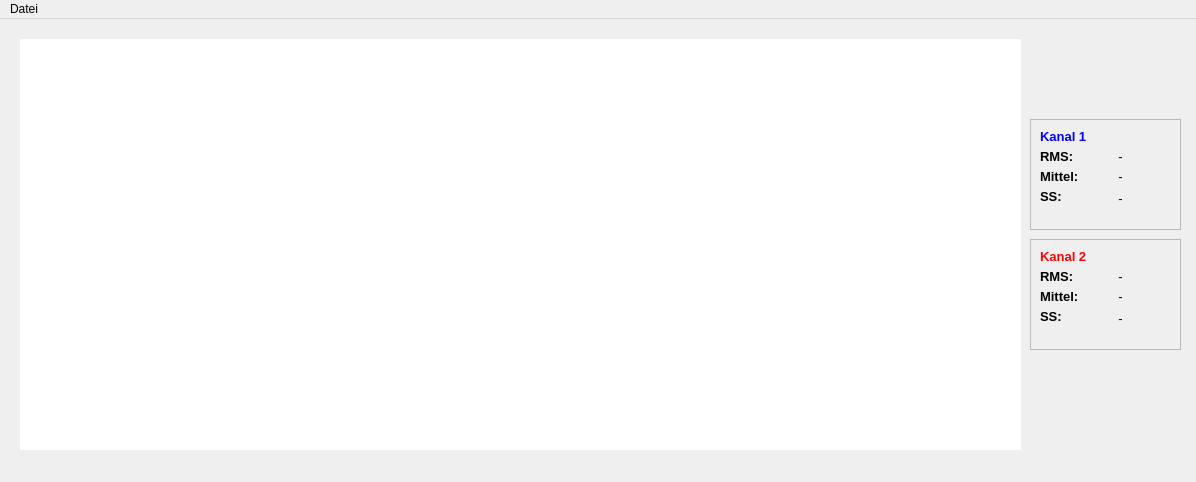
<?xml version="1.0" encoding="UTF-8"?>
<ui version="4.0">
 <class>MainWindow</class>
 <widget class="QMainWindow" name="MainWindow">
  <property name="geometry">
   <rect>
    <x>0</x>
    <y>0</y>
    <width>1196</width>
    <height>482</height>
   </rect>
  </property>
  <property name="minimumSize">
   <size>
    <width>1196</width>
    <height>482</height>
   </size>
  </property>
  <property name="maximumSize">
   <size>
    <width>1196</width>
    <height>482</height>
   </size>
  </property>
  <property name="windowTitle">
   <string>Signalanalyse</string>
  </property>
  <widget class="QWidget" name="centralWidget">
   <widget class="QFrame" name="frame">
    <property name="geometry">
     <rect>
      <x>1030</x>
      <y>100</y>
      <width>151</width>
      <height>111</height>
     </rect>
    </property>
    <property name="frameShape">
     <enum>QFrame::StyledPanel</enum>
    </property>
    <property name="frameShadow">
     <enum>QFrame::Raised</enum>
    </property>
    <widget class="QLabel" name="label">
     <property name="geometry">
      <rect>
       <x>10</x>
       <y>30</y>
       <width>41</width>
       <height>16</height>
      </rect>
     </property>
     <property name="text">
      <string>&lt;html&gt;&lt;head/&gt;&lt;body&gt;&lt;p&gt;&lt;span style=&quot; font-size:10pt; font-weight:600;&quot;&gt;RMS:&lt;/span&gt;&lt;/p&gt;&lt;/body&gt;&lt;/html&gt;</string>
     </property>
    </widget>
    <widget class="QLabel" name="label_rms">
     <property name="geometry">
      <rect>
       <x>60</x>
       <y>30</y>
       <width>61</width>
       <height>16</height>
      </rect>
     </property>
     <property name="text">
      <string>&lt;html&gt;&lt;head/&gt;&lt;body&gt;&lt;p align=&quot;center&quot;&gt;&lt;span style=&quot; font-size:10pt;&quot;&gt;-&lt;/span&gt;&lt;/p&gt;&lt;/body&gt;&lt;/html&gt;</string>
     </property>
    </widget>
    <widget class="QLabel" name="label_9">
     <property name="geometry">
      <rect>
       <x>10</x>
       <y>50</y>
       <width>41</width>
       <height>16</height>
      </rect>
     </property>
     <property name="text">
      <string>&lt;html&gt;&lt;head/&gt;&lt;body&gt;&lt;p&gt;&lt;span style=&quot; font-size:10pt; font-weight:600;&quot;&gt;Mittel:&lt;/span&gt;&lt;/p&gt;&lt;/body&gt;&lt;/html&gt;</string>
     </property>
    </widget>
    <widget class="QLabel" name="label_10">
     <property name="geometry">
      <rect>
       <x>10</x>
       <y>70</y>
       <width>41</width>
       <height>16</height>
      </rect>
     </property>
     <property name="text">
      <string>&lt;html&gt;&lt;head/&gt;&lt;body&gt;&lt;p&gt;&lt;span style=&quot; font-size:10pt; font-weight:600;&quot;&gt;SS:&lt;/span&gt;&lt;/p&gt;&lt;/body&gt;&lt;/html&gt;</string>
     </property>
    </widget>
    <widget class="QLabel" name="label_mittel">
     <property name="geometry">
      <rect>
       <x>60</x>
       <y>50</y>
       <width>61</width>
       <height>16</height>
      </rect>
     </property>
     <property name="text">
      <string>&lt;html&gt;&lt;head/&gt;&lt;body&gt;&lt;p align=&quot;center&quot;&gt;&lt;span style=&quot; font-size:10pt;&quot;&gt;-&lt;/span&gt;&lt;/p&gt;&lt;/body&gt;&lt;/html&gt;</string>
     </property>
    </widget>
    <widget class="QLabel" name="label_ss">
     <property name="geometry">
      <rect>
       <x>60</x>
       <y>70</y>
       <width>61</width>
       <height>20</height>
      </rect>
     </property>
     <property name="text">
      <string>&lt;html&gt;&lt;head/&gt;&lt;body&gt;&lt;p align=&quot;center&quot;&gt;&lt;span style=&quot; font-size:10pt;&quot;&gt;-&lt;/span&gt;&lt;/p&gt;&lt;/body&gt;&lt;/html&gt;</string>
     </property>
    </widget>
    <widget class="QLabel" name="label_3">
     <property name="geometry">
      <rect>
       <x>10</x>
       <y>10</y>
       <width>71</width>
       <height>16</height>
      </rect>
     </property>
     <property name="text">
      <string>&lt;html&gt;&lt;head/&gt;&lt;body&gt;&lt;p&gt;&lt;span style=&quot; font-size:10pt; font-weight:600; color:#0000ff;&quot;&gt;Kanal 1&lt;/span&gt;&lt;/p&gt;&lt;/body&gt;&lt;/html&gt;</string>
     </property>
    </widget>
   </widget>
   <widget class="QLabel" name="label_2">
    <property name="geometry">
     <rect>
      <x>10</x>
      <y>570</y>
      <width>1011</width>
      <height>32</height>
     </rect>
    </property>
    <property name="text">
     <string>&lt;html&gt;&lt;head/&gt;&lt;body&gt;&lt;p&gt;&lt;br/&gt;&lt;/p&gt;&lt;/body&gt;&lt;/html&gt;</string>
    </property>
   </widget>
   <widget class="grafik" name="scope" native="true">
    <property name="geometry">
     <rect>
      <x>20</x>
      <y>20</y>
      <width>1001</width>
      <height>411</height>
     </rect>
    </property>
    <property name="styleSheet">
     <string notr="true">background-color: rgb(255, 255, 255);</string>
    </property>
   </widget>
   <widget class="QFrame" name="frame_2">
    <property name="geometry">
     <rect>
      <x>1030</x>
      <y>220</y>
      <width>151</width>
      <height>111</height>
     </rect>
    </property>
    <property name="frameShape">
     <enum>QFrame::StyledPanel</enum>
    </property>
    <property name="frameShadow">
     <enum>QFrame::Raised</enum>
    </property>
    <widget class="QLabel" name="label_6">
     <property name="geometry">
      <rect>
       <x>10</x>
       <y>30</y>
       <width>41</width>
       <height>16</height>
      </rect>
     </property>
     <property name="text">
      <string>&lt;html&gt;&lt;head/&gt;&lt;body&gt;&lt;p&gt;&lt;span style=&quot; font-size:10pt; font-weight:600;&quot;&gt;RMS:&lt;/span&gt;&lt;/p&gt;&lt;/body&gt;&lt;/html&gt;</string>
     </property>
    </widget>
    <widget class="QLabel" name="label_rms_3">
     <property name="geometry">
      <rect>
       <x>60</x>
       <y>30</y>
       <width>61</width>
       <height>16</height>
      </rect>
     </property>
     <property name="text">
      <string>&lt;html&gt;&lt;head/&gt;&lt;body&gt;&lt;p align=&quot;center&quot;&gt;&lt;span style=&quot; font-size:10pt;&quot;&gt;-&lt;/span&gt;&lt;/p&gt;&lt;/body&gt;&lt;/html&gt;</string>
     </property>
    </widget>
    <widget class="QLabel" name="label_13">
     <property name="geometry">
      <rect>
       <x>10</x>
       <y>50</y>
       <width>41</width>
       <height>16</height>
      </rect>
     </property>
     <property name="text">
      <string>&lt;html&gt;&lt;head/&gt;&lt;body&gt;&lt;p&gt;&lt;span style=&quot; font-size:10pt; font-weight:600;&quot;&gt;Mittel:&lt;/span&gt;&lt;/p&gt;&lt;/body&gt;&lt;/html&gt;</string>
     </property>
    </widget>
    <widget class="QLabel" name="label_14">
     <property name="geometry">
      <rect>
       <x>10</x>
       <y>70</y>
       <width>41</width>
       <height>16</height>
      </rect>
     </property>
     <property name="text">
      <string>&lt;html&gt;&lt;head/&gt;&lt;body&gt;&lt;p&gt;&lt;span style=&quot; font-size:10pt; font-weight:600;&quot;&gt;SS:&lt;/span&gt;&lt;/p&gt;&lt;/body&gt;&lt;/html&gt;</string>
     </property>
    </widget>
    <widget class="QLabel" name="label_mittel_3">
     <property name="geometry">
      <rect>
       <x>60</x>
       <y>50</y>
       <width>61</width>
       <height>16</height>
      </rect>
     </property>
     <property name="text">
      <string>&lt;html&gt;&lt;head/&gt;&lt;body&gt;&lt;p align=&quot;center&quot;&gt;&lt;span style=&quot; font-size:10pt;&quot;&gt;-&lt;/span&gt;&lt;/p&gt;&lt;/body&gt;&lt;/html&gt;</string>
     </property>
    </widget>
    <widget class="QLabel" name="label_ss_3">
     <property name="geometry">
      <rect>
       <x>60</x>
       <y>70</y>
       <width>61</width>
       <height>20</height>
      </rect>
     </property>
     <property name="text">
      <string>&lt;html&gt;&lt;head/&gt;&lt;body&gt;&lt;p align=&quot;center&quot;&gt;&lt;span style=&quot; font-size:10pt;&quot;&gt;-&lt;/span&gt;&lt;/p&gt;&lt;/body&gt;&lt;/html&gt;</string>
     </property>
    </widget>
    <widget class="QLabel" name="label_7">
     <property name="geometry">
      <rect>
       <x>10</x>
       <y>10</y>
       <width>71</width>
       <height>16</height>
      </rect>
     </property>
     <property name="text">
      <string>&lt;html&gt;&lt;head/&gt;&lt;body&gt;&lt;p&gt;&lt;span style=&quot; font-size:10pt; font-weight:600; color:#ff0000;&quot;&gt;Kanal 2&lt;/span&gt;&lt;/p&gt;&lt;/body&gt;&lt;/html&gt;</string>
     </property>
    </widget>
   </widget>
   <widget class="QLabel" name="label_15">
    <property name="geometry">
     <rect>
      <x>20</x>
      <y>440</y>
      <width>701</width>
      <height>16</height>
     </rect>
    </property>
    <property name="text">
     <string/>
    </property>
   </widget>
  </widget>
  <widget class="QMenuBar" name="menuBar">
   <property name="geometry">
    <rect>
     <x>0</x>
     <y>0</y>
     <width>1196</width>
     <height>21</height>
    </rect>
   </property>
   <widget class="QMenu" name="menuDatei">
    <property name="title">
     <string>Datei</string>
    </property>
    <addaction name="actionDatei_laden"/>
   </widget>
   <addaction name="menuDatei"/>
  </widget>
  <action name="actionDatei_laden">
   <property name="text">
    <string>Datei laden</string>
   </property>
  </action>
 </widget>
 <layoutdefault spacing="6" margin="11"/>
 <customwidgets>
  <customwidget>
   <class>grafik</class>
   <extends>QWidget</extends>
   <header>grafik.h</header>
   <container>1</container>
  </customwidget>
 </customwidgets>
 <resources/>
 <connections/>
</ui>
